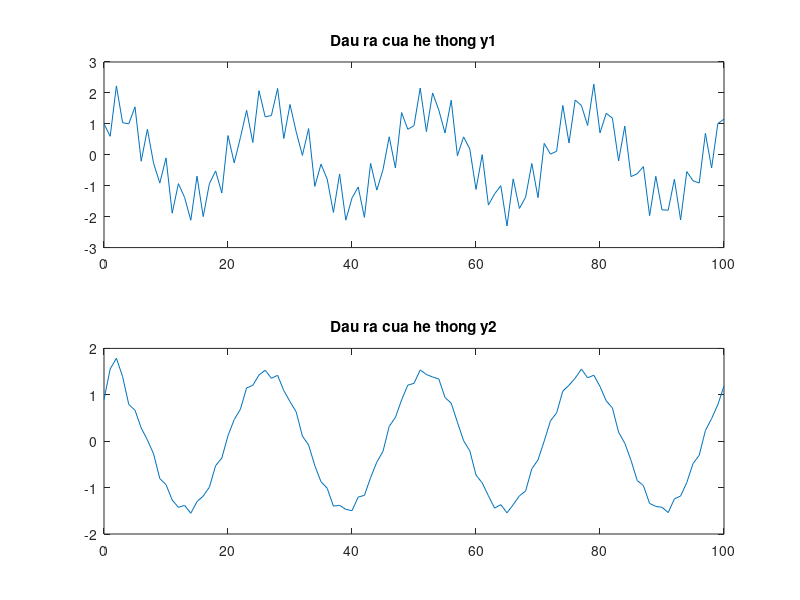

Write MATLAB code to recreate this figure.
clf;

n = 0:100;
x = cos(2*pi*10*n/256) + cos(2*pi*100*n/256);

x_1 = [0.5 0.25 0.82];
y1 = filter(x_1, 1, x);

x_2 = [0.45 0.5 0.4];
y_2 = [1 -0.52 0.45];
y2 = filter(x_2, y_2 ,x);


subplot(211);
plot(n,y1);
title('Dau ra cua he thong y1');

subplot(212);
plot(n,y2);
title('Dau ra cua he thong y2');
